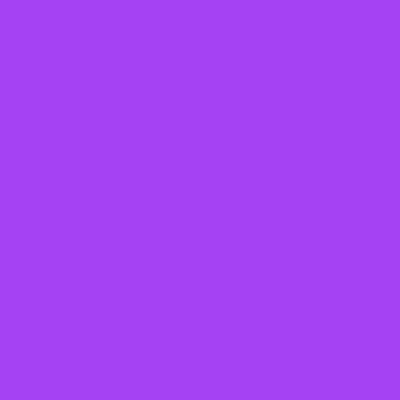
Frame 1 (no input)
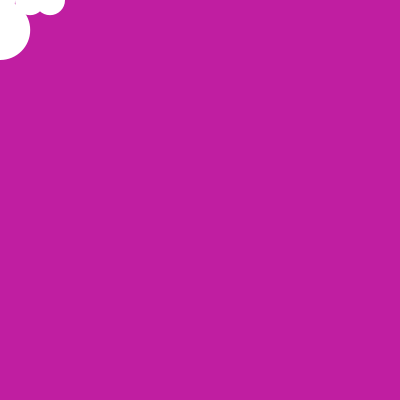
Frame 60 (the mouse pressed at the canvas centre just before this capture)
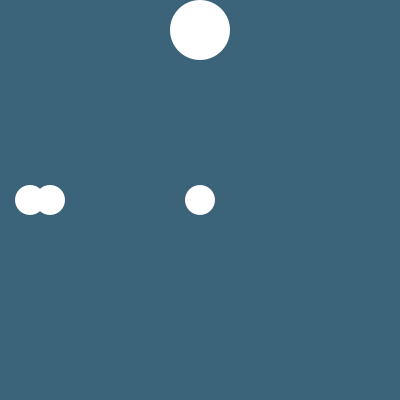
Frame 120 (the mouse held since frame 60 and released just before this capture)

The Processing sketch that drew these frames (run headless with seeded random() and noise(); from frame 60 on, the mouse is pressed at the canvas centre):

// Processing sketch: processing_54355
// ── processing_54355.pde


// 마우스따라다니기
void setup() {
  size(400,400);
  frameRate(20);
  smooth();
  noStroke();
}


float dotX = 2000;
float dotY = 2000;

void draw() {
  float R = random(256);
  float G = random(256);
  float B = random(256);
  background(R,G,B);

  dotX = (mouseX-dotX)/7 + dotX;
  dotY = (mouseY-dotY)/7 + dotY;
  ellipse(dotX,dotY,20,20);
  ellipse(dotY,dotX,30,30);
  ellipse(dotY,30,60,60);
  ellipse(30,dotX,30,30);
  ellipse(50,dotY,30,30);
  ellipse(dotY,30,30,30);
  ellipse(dotX,30,50,50);


}
